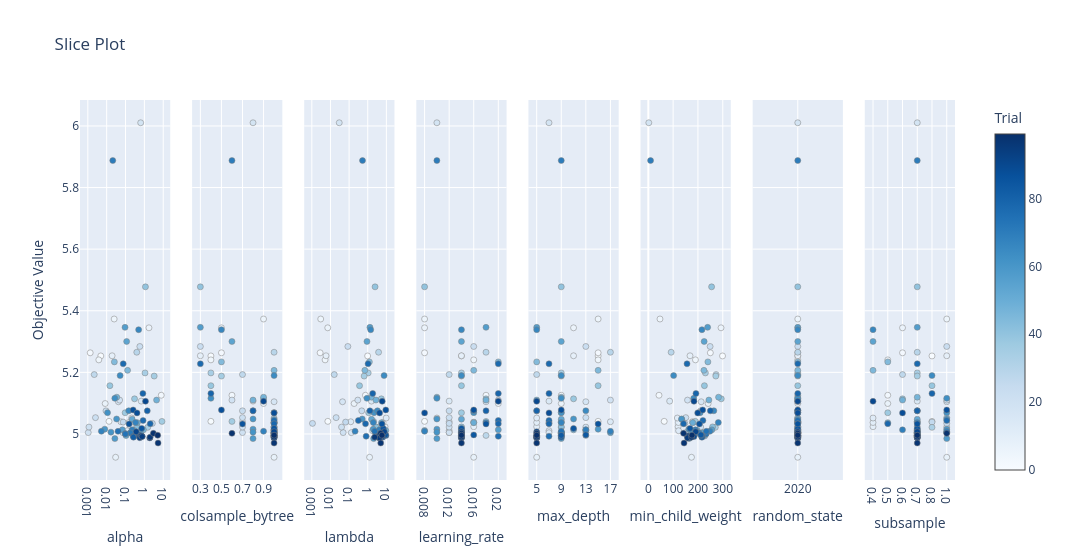

Notebook code for this chart:
### Code cell
# Plotting Slice Plot
fig_slice = optuna.visualization.plot_slice(study)
fig_slice.show()
